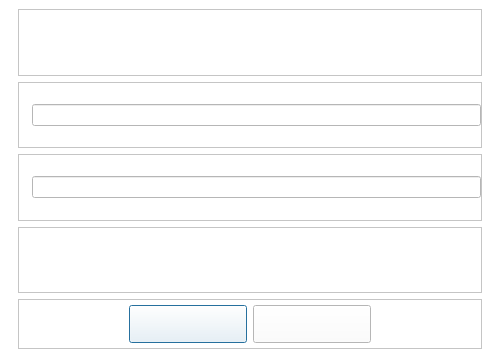
<?xml version="1.0" encoding="UTF-8"?>
<ui version="4.0">
 <class>FormDialog4</class>
 <widget class="QDialog" name="FormDialog4">
  <property name="geometry">
   <rect>
    <x>0</x>
    <y>0</y>
    <width>500</width>
    <height>360</height>
   </rect>
  </property>
  <property name="maximumSize">
   <size>
    <width>1280</width>
    <height>800</height>
   </size>
  </property>
  <property name="windowTitle">
   <string>Dialog</string>
  </property>
  <property name="styleSheet">
   <string notr="true">QLabel
{
	color: rgb(84, 84, 84);
	font: 14pt &quot;Segoe UI&quot;;
}
QPushButton
{
	color: rgb(84, 84, 84);
	font: 14pt &quot;Segoe UI&quot;;
}
QLineEdit
{
	color: rgb(84, 84, 84);
	font: 14pt &quot;Segoe UI&quot;;
}
QComboBox
{
	color: rgb(84, 84, 84);
	font: 14pt &quot;Segoe UI&quot;;
}
QWidget
{
	background-color: rgb(255, 255, 255);
}</string>
  </property>
  <layout class="QGridLayout" name="gridLayout">
   <property name="leftMargin">
    <number>18</number>
   </property>
   <property name="topMargin">
    <number>9</number>
   </property>
   <property name="rightMargin">
    <number>18</number>
   </property>
   <item row="3" column="0">
    <widget class="QFrame" name="frame3">
     <property name="frameShape">
      <enum>QFrame::StyledPanel</enum>
     </property>
     <property name="frameShadow">
      <enum>QFrame::Raised</enum>
     </property>
     <layout class="QHBoxLayout" name="horizontalLayout_5">
      <property name="leftMargin">
       <number>0</number>
      </property>
      <property name="topMargin">
       <number>0</number>
      </property>
      <property name="rightMargin">
       <number>0</number>
      </property>
      <property name="bottomMargin">
       <number>0</number>
      </property>
      <item>
       <widget class="QLabel" name="labelKey3">
        <property name="sizePolicy">
         <sizepolicy hsizetype="Maximum" vsizetype="Preferred">
          <horstretch>0</horstretch>
          <verstretch>0</verstretch>
         </sizepolicy>
        </property>
        <property name="minimumSize">
         <size>
          <width>0</width>
          <height>0</height>
         </size>
        </property>
        <property name="maximumSize">
         <size>
          <width>16777215</width>
          <height>16777215</height>
         </size>
        </property>
       </widget>
      </item>
      <item>
       <widget class="QLabel" name="labelValue3">
        <property name="wordWrap">
         <bool>true</bool>
        </property>
       </widget>
      </item>
     </layout>
    </widget>
   </item>
   <item row="0" column="0">
    <widget class="QFrame" name="frame0">
     <property name="frameShape">
      <enum>QFrame::StyledPanel</enum>
     </property>
     <property name="frameShadow">
      <enum>QFrame::Raised</enum>
     </property>
     <layout class="QHBoxLayout" name="horizontalLayout_4">
      <property name="leftMargin">
       <number>0</number>
      </property>
      <property name="topMargin">
       <number>0</number>
      </property>
      <property name="rightMargin">
       <number>0</number>
      </property>
      <property name="bottomMargin">
       <number>0</number>
      </property>
      <item>
       <widget class="QLabel" name="labelKey0">
        <property name="sizePolicy">
         <sizepolicy hsizetype="Maximum" vsizetype="Preferred">
          <horstretch>0</horstretch>
          <verstretch>0</verstretch>
         </sizepolicy>
        </property>
        <property name="minimumSize">
         <size>
          <width>0</width>
          <height>0</height>
         </size>
        </property>
        <property name="maximumSize">
         <size>
          <width>16777215</width>
          <height>16777215</height>
         </size>
        </property>
       </widget>
      </item>
      <item>
       <widget class="QLabel" name="labelValue0">
        <property name="wordWrap">
         <bool>true</bool>
        </property>
       </widget>
      </item>
     </layout>
    </widget>
   </item>
   <item row="4" column="0">
    <widget class="QFrame" name="frameBtn">
     <property name="minimumSize">
      <size>
       <width>0</width>
       <height>50</height>
      </size>
     </property>
     <property name="maximumSize">
      <size>
       <width>16777215</width>
       <height>50</height>
      </size>
     </property>
     <property name="styleSheet">
      <string notr="true">QPushButton
{
	border-image: url(&quot;:/resource/audiocd-popup-btn110-ok-n.png&quot;);
	width: 110px;
	height: 30px;
	color: rgb(84, 84, 84)
}

QPushButton:hover
{
 	border-image: url(&quot;:/resource/audiocd-popup-btn110-ok-h.png&quot;);
	width: 110px;
	height: 30px;	
	color: rgb(255, 255, 255)
}</string>
     </property>
     <property name="frameShape">
      <enum>QFrame::StyledPanel</enum>
     </property>
     <property name="frameShadow">
      <enum>QFrame::Raised</enum>
     </property>
     <layout class="QHBoxLayout" name="horizontalLayout">
      <property name="spacing">
       <number>6</number>
      </property>
      <property name="leftMargin">
       <number>0</number>
      </property>
      <property name="topMargin">
       <number>0</number>
      </property>
      <property name="rightMargin">
       <number>0</number>
      </property>
      <property name="bottomMargin">
       <number>0</number>
      </property>
      <item>
       <spacer name="horizontalSpacer">
        <property name="orientation">
         <enum>Qt::Horizontal</enum>
        </property>
        <property name="sizeHint" stdset="0">
         <size>
          <width>40</width>
          <height>20</height>
         </size>
        </property>
       </spacer>
      </item>
      <item>
       <widget class="QPushButton" name="btnOK">
        <property name="minimumSize">
         <size>
          <width>0</width>
          <height>0</height>
         </size>
        </property>
        <property name="font">
         <font>
          <family>Segoe UI</family>
          <pointsize>14</pointsize>
          <weight>50</weight>
          <italic>false</italic>
          <bold>false</bold>
         </font>
        </property>
       </widget>
      </item>
      <item>
       <widget class="QPushButton" name="btnCancel">
        <property name="minimumSize">
         <size>
          <width>0</width>
          <height>0</height>
         </size>
        </property>
        <property name="font">
         <font>
          <family>Segoe UI</family>
          <pointsize>14</pointsize>
          <weight>50</weight>
          <italic>false</italic>
          <bold>false</bold>
         </font>
        </property>
       </widget>
      </item>
      <item>
       <spacer name="horizontalSpacer_2">
        <property name="orientation">
         <enum>Qt::Horizontal</enum>
        </property>
        <property name="sizeHint" stdset="0">
         <size>
          <width>40</width>
          <height>20</height>
         </size>
        </property>
       </spacer>
      </item>
     </layout>
    </widget>
   </item>
   <item row="2" column="0">
    <widget class="QFrame" name="frame2">
     <property name="minimumSize">
      <size>
       <width>100</width>
       <height>0</height>
      </size>
     </property>
     <property name="frameShape">
      <enum>QFrame::StyledPanel</enum>
     </property>
     <property name="frameShadow">
      <enum>QFrame::Raised</enum>
     </property>
     <layout class="QHBoxLayout" name="horizontalLayout_2">
      <property name="leftMargin">
       <number>0</number>
      </property>
      <property name="topMargin">
       <number>0</number>
      </property>
      <property name="rightMargin">
       <number>0</number>
      </property>
      <property name="bottomMargin">
       <number>0</number>
      </property>
      <item>
       <widget class="QLabel" name="labelKey2">
        <property name="sizePolicy">
         <sizepolicy hsizetype="Maximum" vsizetype="Preferred">
          <horstretch>0</horstretch>
          <verstretch>0</verstretch>
         </sizepolicy>
        </property>
        <property name="minimumSize">
         <size>
          <width>0</width>
          <height>0</height>
         </size>
        </property>
        <property name="maximumSize">
         <size>
          <width>16777215</width>
          <height>16777215</height>
         </size>
        </property>
       </widget>
      </item>
      <item>
       <widget class="QLineEdit" name="lineEdit2">
        <property name="sizePolicy">
         <sizepolicy hsizetype="Preferred" vsizetype="Fixed">
          <horstretch>0</horstretch>
          <verstretch>0</verstretch>
         </sizepolicy>
        </property>
        <property name="alignment">
         <set>Qt::AlignCenter</set>
        </property>
        <property name="readOnly">
         <bool>true</bool>
        </property>
       </widget>
      </item>
     </layout>
    </widget>
   </item>
   <item row="1" column="0">
    <widget class="QFrame" name="frame1">
     <property name="frameShape">
      <enum>QFrame::StyledPanel</enum>
     </property>
     <property name="frameShadow">
      <enum>QFrame::Raised</enum>
     </property>
     <layout class="QHBoxLayout" name="horizontalLayout_3">
      <property name="leftMargin">
       <number>0</number>
      </property>
      <property name="topMargin">
       <number>0</number>
      </property>
      <property name="rightMargin">
       <number>0</number>
      </property>
      <property name="bottomMargin">
       <number>0</number>
      </property>
      <item>
       <widget class="QLabel" name="labelKey1">
        <property name="sizePolicy">
         <sizepolicy hsizetype="Maximum" vsizetype="Preferred">
          <horstretch>0</horstretch>
          <verstretch>0</verstretch>
         </sizepolicy>
        </property>
        <property name="minimumSize">
         <size>
          <width>0</width>
          <height>0</height>
         </size>
        </property>
        <property name="maximumSize">
         <size>
          <width>16777215</width>
          <height>16777215</height>
         </size>
        </property>
       </widget>
      </item>
      <item>
       <widget class="QLineEdit" name="lineEdit1">
        <property name="sizePolicy">
         <sizepolicy hsizetype="Preferred" vsizetype="Fixed">
          <horstretch>0</horstretch>
          <verstretch>0</verstretch>
         </sizepolicy>
        </property>
        <property name="alignment">
         <set>Qt::AlignCenter</set>
        </property>
        <property name="readOnly">
         <bool>true</bool>
        </property>
       </widget>
      </item>
     </layout>
    </widget>
   </item>
  </layout>
 </widget>
 <resources/>
 <connections/>
</ui>
